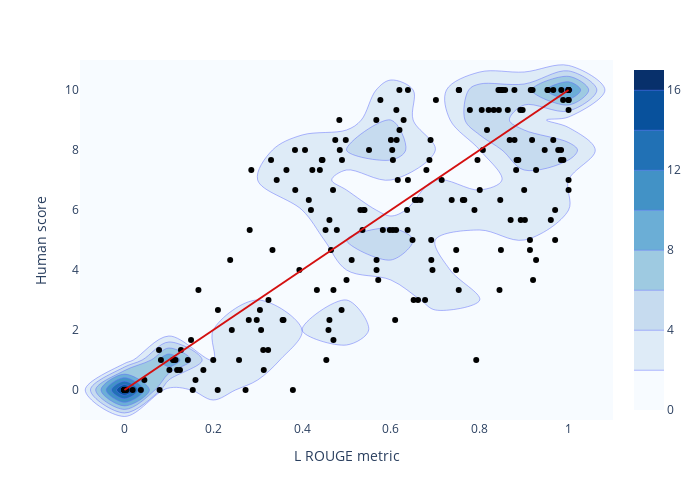

The notebook cell this image was saved under:
### Code cell
# Heatmap de densité en arrière-plan
fig = px.density_contour(
    df, x="L", y="score_humain",
    nbinsx=20, nbinsy=20
)
fig.update_traces(contours_coloring="fill", contours_showlabels = False, colorscale="Blues")
# Scatter plot
fig.add_scatter(
    x=df["L"], y=df["score_humain"],
    mode="markers",
    marker=dict(color="#000000"),
    hovertemplate="Métrique ROUGE L = %{x}<br>Score humain = %{y}<extra></extra>"
)
fig.add_shape(
    type="line", x0=0, x1=1, y0=0, y1=10,
    xref="x", yref="y",
    line=dict(color="#d41010")
)
fig.update_layout(
    # title="<b>Score humain vs Métrique ROUGE L</b>",
    xaxis_title="L ROUGE metric", yaxis_title="Human score",
    width=700, height=500,
    coloraxis_showscale=False
)
fig.show()

### Figure 1 — Plotly figure (JSON) as saved in the notebook; plotly's stock layout.template omitted (floating-point values rounded to 4 significant figures; data arrays with more than 128 entries replaced by an {"elided": "..."} marker saying what was removed)
{"data": [{"colorscale": [[0, "rgb(247,251,255)"], [0.125, "rgb(222,235,247)"], [0.25, "rgb(198,219,239)"], [0.375, "rgb(158,202,225)"], [0.5, "rgb(107,174,214)"], [0.625, "rgb(66,146,198)"], [0.75, "rgb(33,113,181)"], [0.875, "rgb(8,81,156)"], [1, "rgb(8,48,107)"]], "contours": {"coloring": "fill", "showlabels": false}, "hovertemplate": "L=%{x}<br>score_humain=%{y}<br>count=%{z}<extra></extra>", "legendgroup": "", "line": {"color": "#636efa"}, "name": "", "nbinsx": 20, "nbinsy": 20, "showlegend": false, "type": "histogram2dcontour", "x": {"elided": "200 float values"}, "xaxis": "x", "xbingroup": "x", "y": {"elided": "200 float values"}, "yaxis": "y", "ybingroup": "y"}, {"hovertemplate": "Métrique ROUGE L = %{x}<br>Score humain = %{y}<extra></extra>", "marker": {"color": "#000000"}, "mode": "markers", "type": "scatter", "x": {"elided": "200 float values"}, "y": {"elided": "200 float values"}}], "layout": {"coloraxis": {"showscale": false}, "height": 500, "legend": {"tracegroupgap": 0}, "margin": {"t": 60}, "shapes": [{"line": {"color": "#d41010"}, "type": "line", "x0": 0, "x1": 1, "xref": "x", "y0": 0, "y1": 10, "yref": "y"}], "width": 700, "xaxis": {"anchor": "y", "domain": [0, 1], "title": {"text": "L ROUGE metric"}}, "yaxis": {"anchor": "x", "domain": [0, 1], "title": {"text": "Human score"}}}}
